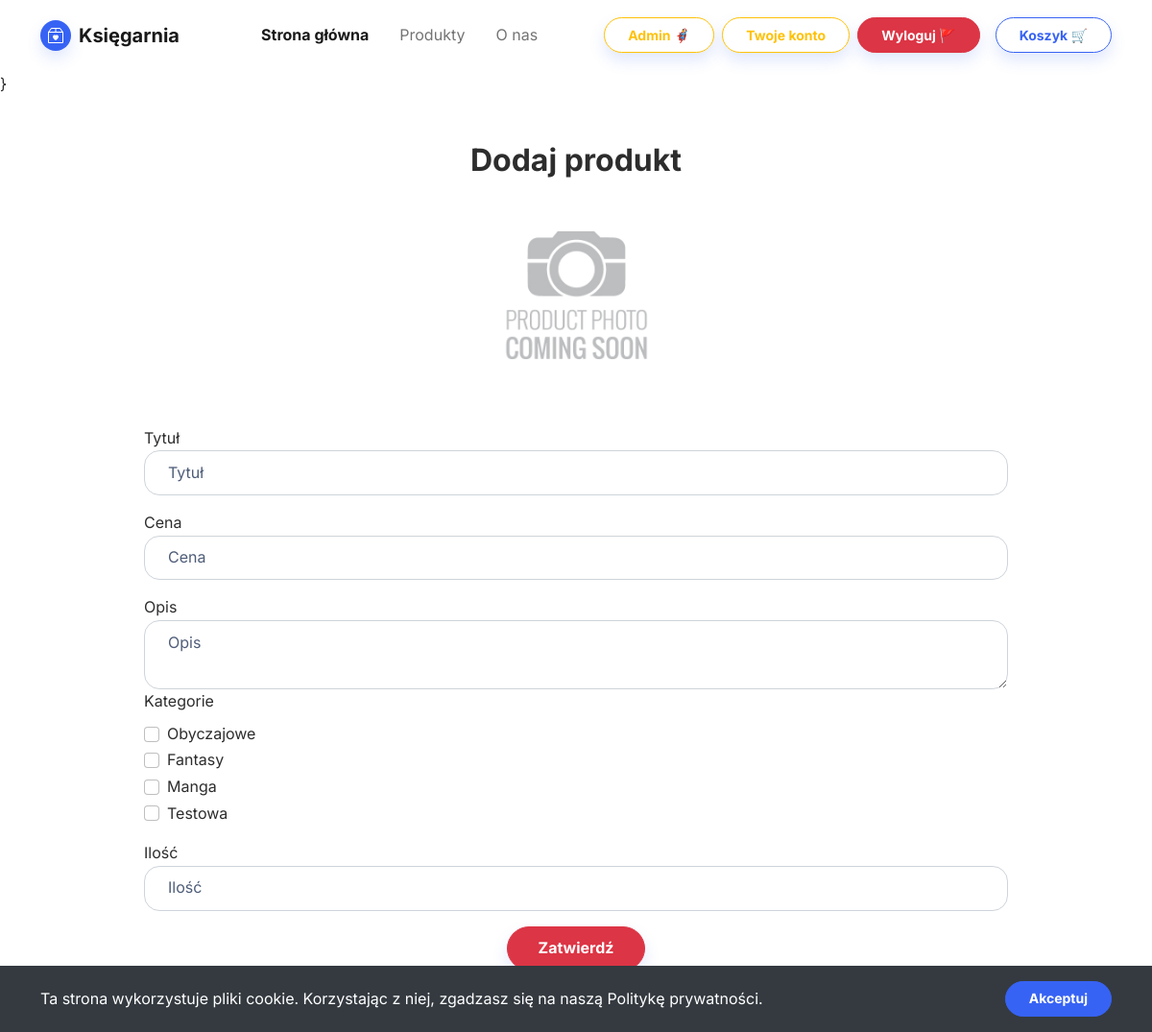
Screenshot of /add_product.php (signed in) with the database file from the repository.
### tables this page shows
CREATE TABLE `categories` (
  `id` int(11) NOT NULL,
  `name` varchar(255) NOT NULL
);

### add_product.php (the view, shortened to what this page needs)
<!DOCTYPE html>
<html lang="en">
<head>
    <link rel="stylesheet" href="assets/bootstrap/css/bootstrap.min.css">
</head>
<body>
    <?php
    require_once 'navbar.php';
    require_once "database_connect.php";
    ?>
    <section>
        <div class="container py-5">
            <div class="mx-auto" style="max-width: 900px;">
                <h2 class="text-center"><b><label for="title">Dodaj produkt</label></b></h2>
                <div class="col-md-3 mb-4 mx-auto d-flex"><img class="rounded card-img-top mb-5 mb-md-0 " src="assets/img/products/default.png" alt="default image" /></div>
                <form method="post">
                    <div class="mb-3"><label for="title">Tytuł</label><input class="form-control" type="text" id="title" name="name" placeholder="Tytuł" required></div>
                    <div class="mb-3"><label for="price">Cena</label><input class="form-control" type="number" id="price" name="price" min=1 placeholder="Cena" required></div>
                    <label for="description">Opis</label><textarea class="form-control" aria-label="With textarea" id="description" name="description" placeholder="Opis" required></textarea>
                    <div class="mb-3">
                        <label for="category" class="form-label">Kategorie</label>
                        <?php
                        $sql = "SELECT * FROM categories";
                        $result = $connection->query($sql);
                        $categories = array();
                        if ($result->num_rows > 0) {
                            while ($row = $result->fetch_assoc()) {
                                $categories[] = $row;
                            }
                        }
                        foreach ($categories as $category) {
                            echo '<div class="form-check"><input type="checkbox" class="form-check-input" id="c' . $category['id'] . '" name="categories[]" value="' . $category['id'] . '"><label for="c' . $category['id'] . '" requ>' . $category['name'] . '</label></div>';
                        }
                        ?>
                    </div>
                    <div class="mb-3"><label for="quantity">Ilość</label><input class="form-control" type="number" id="quantity" name="quantity" min=1 placeholder="Ilość" required></div>
                    <div class="m-3"><button class="btn btn-danger shadow d-block w-10 mx-auto d-flex" type="submit" name="confirm">Zatwierdź</button></div>
                </form>
            </div>
        </div>
    </section>
</body>
</html>

### rows the page displays
categories: name "Obyczajowe"
categories: name "Fantasy"
categories: name "Manga"
categories: name "Testowa"
